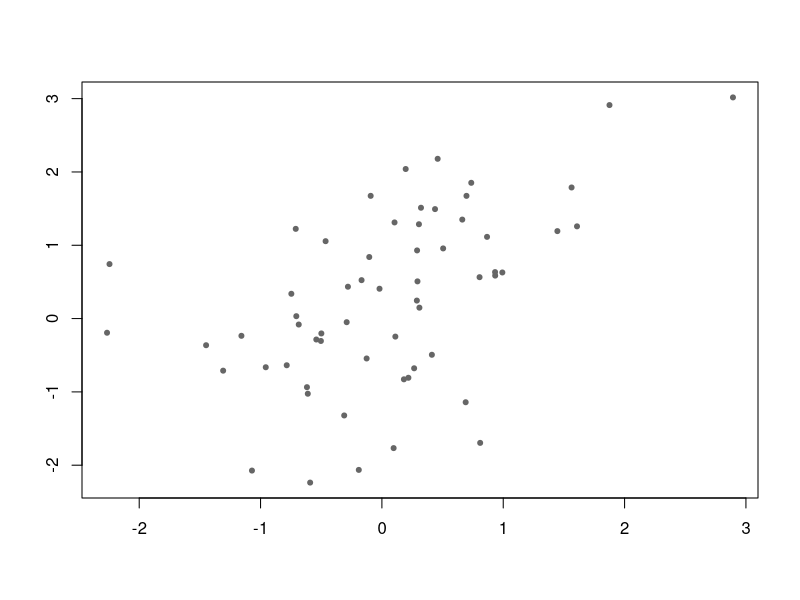
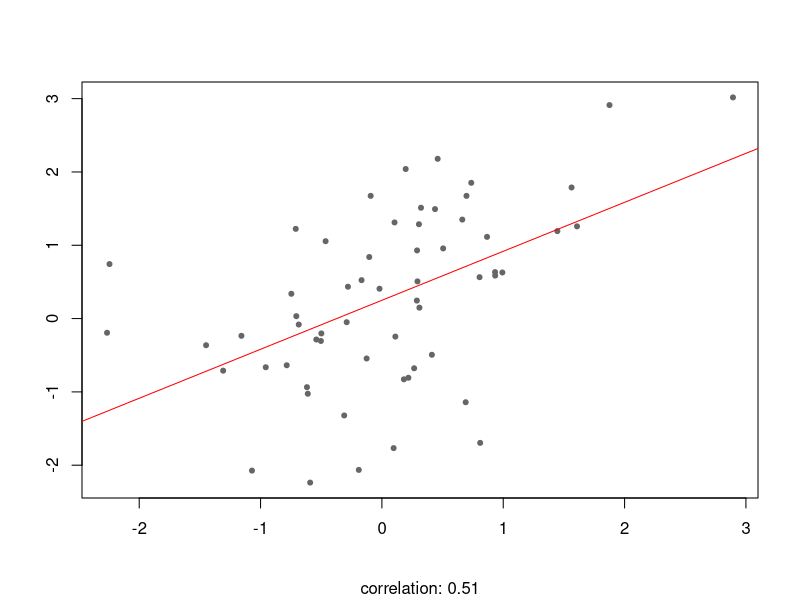

These figures' R source, in order: (Note: this script raises an error after producing the figures.)
## ---- chunk 1
# simulate and plot correlated data
simulate <- function(n = 60) {
  
  if(n > 1e5) stop("That n is quite large. Please choose a smaller n")
  
  # degree (d) of the polynomial
  degree <- sample(1:3, 1)
  
  # x values
  x <- rnorm(n)
  
  # each x^d multiplied by it's coefficient
  # the coefficients are sampled from U(-1, 1)
  X <- sapply(1:degree, function(d) {
    b <- runif(1, min = -1, max = 1)
    b * x^d
  })
  
  # linear equation y = b_1 * x^1 + .. + b_d * x^d + e
  y <- rowSums(X) + rnorm(n)
  
  # scatterplot
  plot(x, y, col = "grey40", type = "p", pch= 20, xlab="", ylab="")
  
  return(list(x = x, y = y))
}

show_correlation <- function(df) {
  x <- df$x
  y <- df$y
  plot(x, y, type = "p", col = "grey40", pch= 20, xlab="", ylab="",
       sub = paste("correlation:", round(cor(x, y),2)))
  abline(lm(y~x), col ="red")
}

## ---- chunk 2
# Functions simulate() and show_correlation() are available

# Simulate values and draw a scatterplot
data <- simulate(n = 60)

# What is the correlation?

# Show the linear relationship and correlation
show_correlation(data)

## ---- chunk 3
#solution code here
## ---- chunk 4

test_error()
success_msg("Thanks for playing!")
